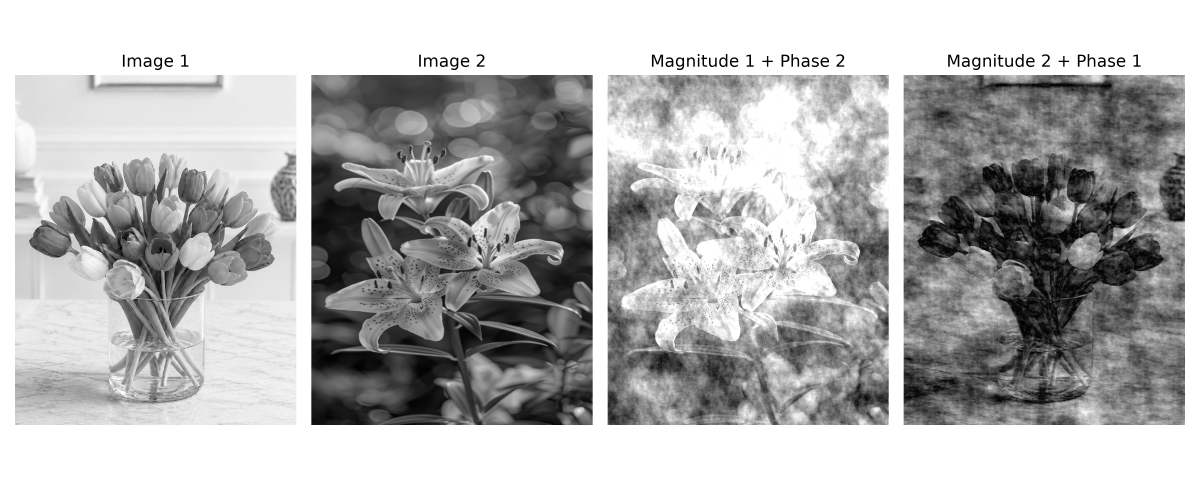
#> input picture Magnitude_Phase_Exchange/Magnitude_Phase_Exchange.png, 3600 x 1500 px (shown at 1/3 size)
$ python Magnitude_Phase_Exchange.py
#> lines starting #> are read from the running program, lines starting #| are printed output that depends on the picture
import cv2
import numpy as np
import matplotlib.pyplot as plt
from tkinter import Tk, filedialog
import os

out_dir = 'DIP_Frequency_Assignments_Results'
os.makedirs(out_dir, exist_ok=True)
def select_image(title):
#> called with title = 'Select Image 1'
    root = Tk(); root.withdraw(); root.attributes('-topmost', True)
    path = filedialog.askopenfilename(title=title, filetypes=[('Images','*.jpg *.jpeg *.png *.bmp')])
#> the answer given: Magnitude_Phase_Exchange.png
    root.destroy(); return path
p1 = select_image('Select Image 1')
p2 = select_image('Select Image 2')
#> the answer given: Magnitude_Phase_Exchange.png
if not p1 or not p2: raise SystemExit('Both images must be selected.')
img1 = cv2.imread(p1, cv2.IMREAD_GRAYSCALE)
#> img1 is the input picture: shape (1500, 3600); min 0, max 255, mean 180
img2 = cv2.imread(p2, cv2.IMREAD_GRAYSCALE)
if img1 is None or img2 is None: raise SystemExit('Could not read one of the images.')
img2 = cv2.resize(img2, (img1.shape[1], img1.shape[0]))
f1 = np.fft.fftshift(np.fft.fft2(img1)); f2 = np.fft.fftshift(np.fft.fft2(img2))
mag1, phase1 = np.abs(f1), np.angle(f1)
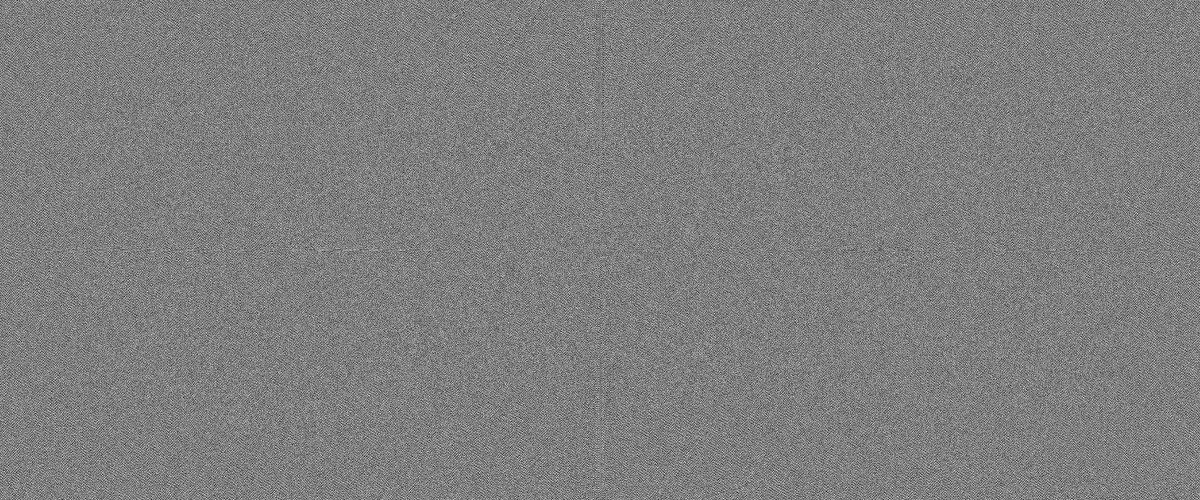
#> phase1: shape (1500, 3600) float64 (shown at 1/3 size); min -3.14, max 3.14, mean 5.82e-07; drawn with min black and max white
mag2, phase2 = np.abs(f2), np.angle(f2)
# Image 1 magnitude with Image 2 phase
combined1 = mag1 * np.exp(1j * phase2)
# Image 2 magnitude with Image 1 phase
combined2 = mag2 * np.exp(1j * phase1)
def inverse_display(freq):
    spatial = np.fft.ifft2(np.fft.ifftshift(freq))
    return np.clip(np.abs(spatial), 0, 255)
result1, result2 = inverse_display(combined1), inverse_display(combined2)
plt.figure(figsize=(12,5))
for i,(im,title) in enumerate([(img1,'Image 1'),(img2,'Image 2'),(result1,'Magnitude 1 + Phase 2'),(result2,'Magnitude 2 + Phase 1')],1):
    plt.subplot(1,4,i); plt.imshow(im, cmap='gray'); plt.title(title); plt.axis('off')
#> this loop made 4 passes
#> title on passes 1 to 4: 'Image 1', 'Image 2', 'Magnitude 1 + Phase 2', 'Magnitude 2 + Phase 1'
plt.tight_layout(); plt.savefig(os.path.join(out_dir,'Assignment_3_Magnitude_Phase_Exchange.png'), dpi=300); plt.show(); plt.close()
#> after `plt.tight_layout()`:
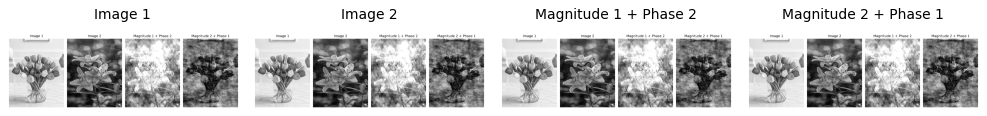
#> figure drawn by matplotlib, 4 panels
print('Assignment 3 completed. Output saved in', out_dir)
